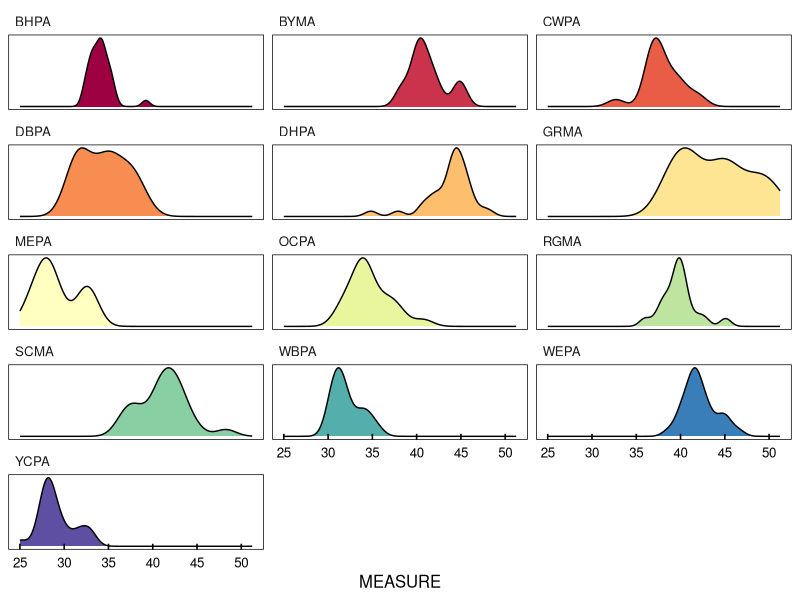
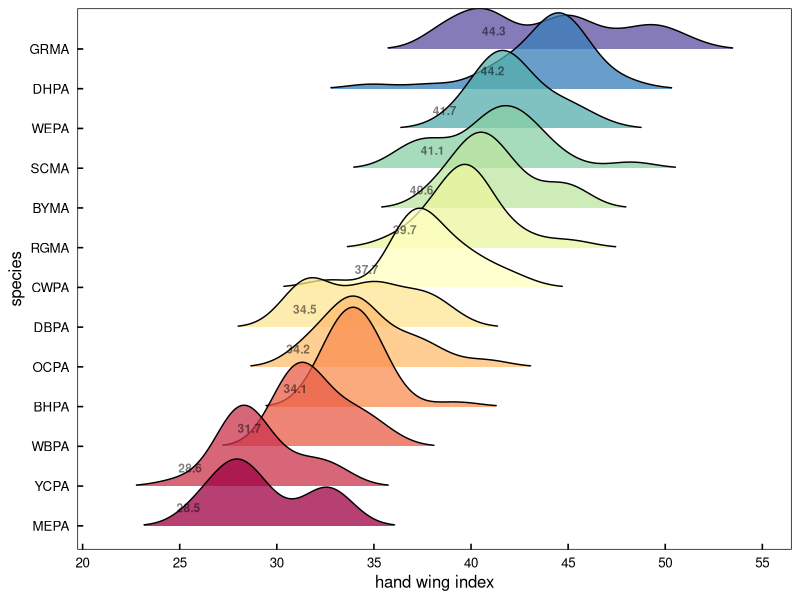
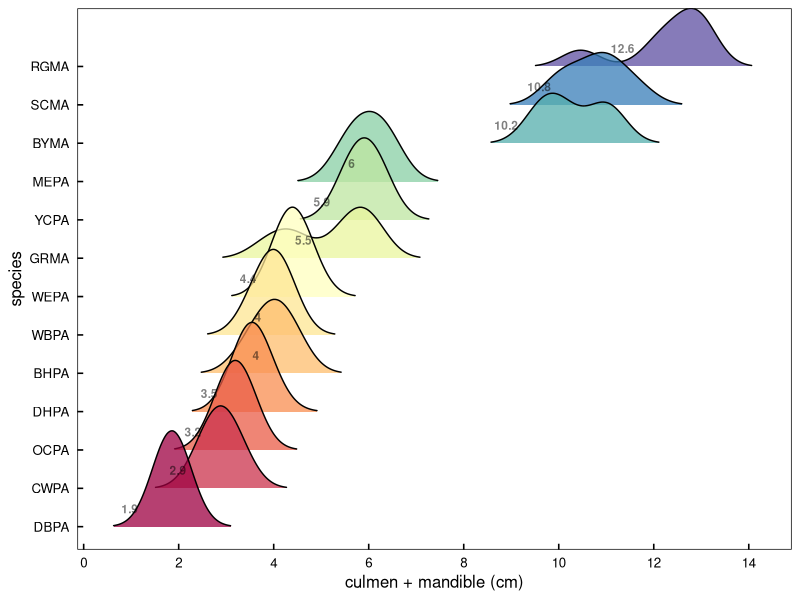
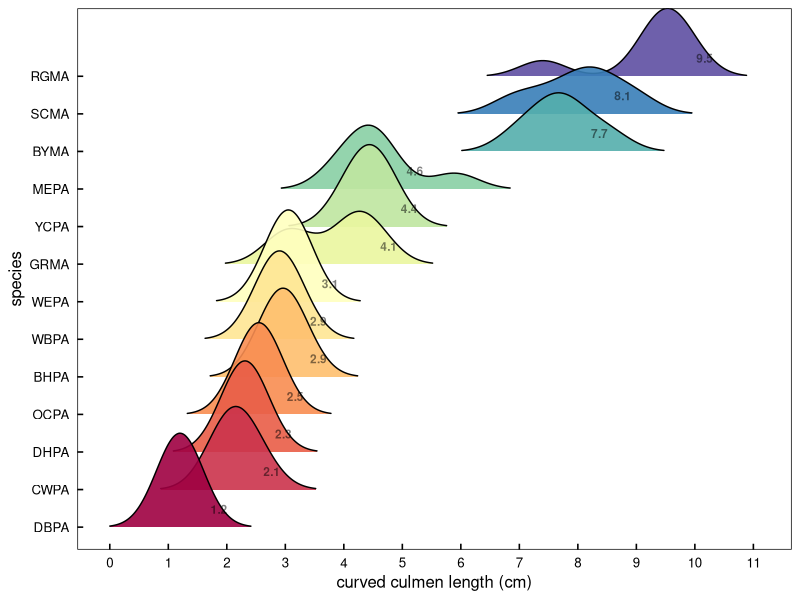

Write R code to recreate these figures, in order.
#### this script is exploring the morphometric data 
#### from parrots, macaws, and parakeets measured in museums


library(ggplot2)      # plotting and viz
library(plyr)         # legacy df manipulation
library(dplyr)        # variable grouping and manipulation
library(reshape)      # legacy df manipulation
library(data.table)   # legacy functions on df 
library(tidyr)        # gathering and spreading
library(zoo)          # roll mean
library(ggthemes)     # helpful ggplot themes
library(forcats)
library(scales)
library(RColorBrewer) # pretty colors
library(ggridges)
library(colorspace)


# my custom ggplot theme
# I cannot stand the default thick grey lines
themeKV <- theme_few()+
  theme(strip.background = element_blank(),
        axis.line = element_blank(),
        axis.text.x = element_text(colour = "black", margin = margin(0.2, unit = "cm")),
        axis.text.y = element_text(colour = "black", margin = margin(c(1, 0.2), unit = "cm")),
        axis.ticks.x = element_line(colour = "black"), axis.ticks.y = element_line(colour = "black"),
        axis.ticks.length=unit(-0.15, "cm"),element_line(colour = "black", linewidth=.5),
        panel.border = element_rect(colour = "black", fill=NA, linewidth=.5),
        legend.title=element_blank(),
        strip.text=element_text(hjust=0))


#### read in morphometric data
# setwd("/Users/kylevanhoutan/colpa_flock/")
morphs <- read.csv('data/museo_morphs.csv')

#### subset full data set for just wing data 
# focusing here on dispersal ability, so pulling "wing_Hwi" 
# wing_Hwi = hand wing index from Claramunt & Wright 2017, https://doi.org/10.1201/9781315120454
morph_HWi <- subset(morphs, MORPH == "wing_Hwi")
morph_HWi <- morph_HWi[!(morph_HWi$CODE == ""), ]  # remove blank entries in species CODE, for congeners that haven't been rescaled and assigned a CODE


# make a density plot, facet by species CODE
# but first expand the 11 brewer palette categories
# interpolate colors to fit the 13 parrot species
colourCount = length(unique(morph_HWi$CODE))
getPalette = colorRampPalette(brewer.pal(11, "Spectral"))


# then make the plot and call in the expanded Brewer pal
ggplot(morph_HWi, aes(x = MEASURE, fill = CODE)) + 
  themeKV + theme(legend.position = "none") +
  scale_fill_manual(values = getPalette(colourCount)) +
  #  scale_fill_brewer(palette = "Spectral") +
  theme(axis.text.y = element_blank(),
        axis.title.y = element_blank(),
        axis.ticks.y = element_blank()) +
    geom_density() +
  facet_wrap(~CODE, ncol=3, scales = "free_y") +
  scale_x_continuous(breaks = seq(20, 50, by = 5))

# same data, different plot
# make a ridgeline plot without facets
# again use above expanded Brewer palette
ggplot(morph_HWi, aes(x = MEASURE, y = fct_reorder(CODE,MEASURE), fill = fct_reorder(CODE,MEASURE))) + 
# both y and fill are reordered by CODE's median value of MEASURE 
  themeKV + theme(legend.position = "none") +
  scale_fill_manual(values = getPalette(colourCount)) +
  geom_density_ridges(scale = 2.5, alpha = 0.75, size = 0.25, rel_min_height = 0.01, bandwidth = 1.2) +
  stat_summary(geom = "text", fontface = "bold", alpha = 0.5, size = 3, vjust = -1.5, hjust = 3,
               fun = "median", aes(label = round(after_stat(x), 1))) +
  scale_x_continuous(breaks = seq(20, 60, by = 5)) + 
  xlab("hand wing index") + ylab("species")


#### subset full data set for beak data
# focusing here on beak as a weapon, so want size
# pulling "culm_mand_SL" 
# culm_mand_SL = cumulative straight length of culmen and mandible in cm
morph_CMs <- subset(morphs, MORPH == "culm_mand_SL")
morph_CMs <- morph_CMs[!(morph_CMs$CODE == ""), ]  # remove blank entries in species CODE, for congeners that haven't been rescaled and assigned a CODE


colourCount = length(unique(morph_CMs$CODE))
getPalette = colorRampPalette(brewer.pal(11, "Spectral"))

# make ridgeline/joy plot of beak size
ggplot(morph_CMs, aes(x = MEASURE, y = fct_reorder(CODE,MEASURE), fill = fct_reorder(CODE,MEASURE))) + 
  # both y and fill are reordered by CODE's median value of MEASURE 
  themeKV + theme(legend.position = "none") +
  scale_fill_manual(values = getPalette(colourCount)) +
  geom_density_ridges(scale = 2.5, alpha = 0.75, size = 0.25, rel_min_height = 0.01, bandwidth = 0.4) +
  stat_summary(geom = "text", fontface = "bold", alpha = 0.5, size = 3, vjust = -1.5, hjust = 3,
               fun = "median", aes(label = round(after_stat(x), 1))) +
  scale_x_continuous(breaks = seq(0, 16, by = 2)) + 
  xlab("culmen + mandible (cm)") + ylab("species")


#### subset full data set for beak data
# focusing here on beak as a weapon, so want size
# pulling "culmen_CL" 
# culmen_CL = curved culmen length in cm
morph_CCL <- subset(morphs, MORPH == "culmen_CL")
morph_CCL <- morph_CCL[!(morph_CCL$CODE == ""), ]  # remove blank entries in species CODE, for congeners that haven't been rescaled and assigned a CODE

colourCount = length(unique(morph_CCL$CODE))
getPalette = colorRampPalette(brewer.pal(11, "Spectral"))

# make ridgeline/joy plot of beak size
ggplot(morph_CCL, aes(x = MEASURE, y = fct_reorder(CODE,MEASURE), fill = fct_reorder(CODE,MEASURE))) + 
  # both y and fill are reordered by CODE's median value of MEASURE 
  themeKV + theme(legend.position = "none") +
  scale_fill_manual(values = getPalette(colourCount)) +
  geom_density_ridges(scale = 2.5, alpha = 0.9, size = 0.25, rel_min_height = 0.01, bandwidth = 0.4) +
  scale_x_continuous(breaks = seq(0, 12, by = 1)) + 
  stat_summary(geom = "text", fontface = "bold", alpha = 0.5, size = 3, vjust = -1.5, hjust = -1.8,
               fun = "median", aes(label = round(after_stat(x), 1))) +
  xlab("curved culmen length (cm)") + ylab("species")
